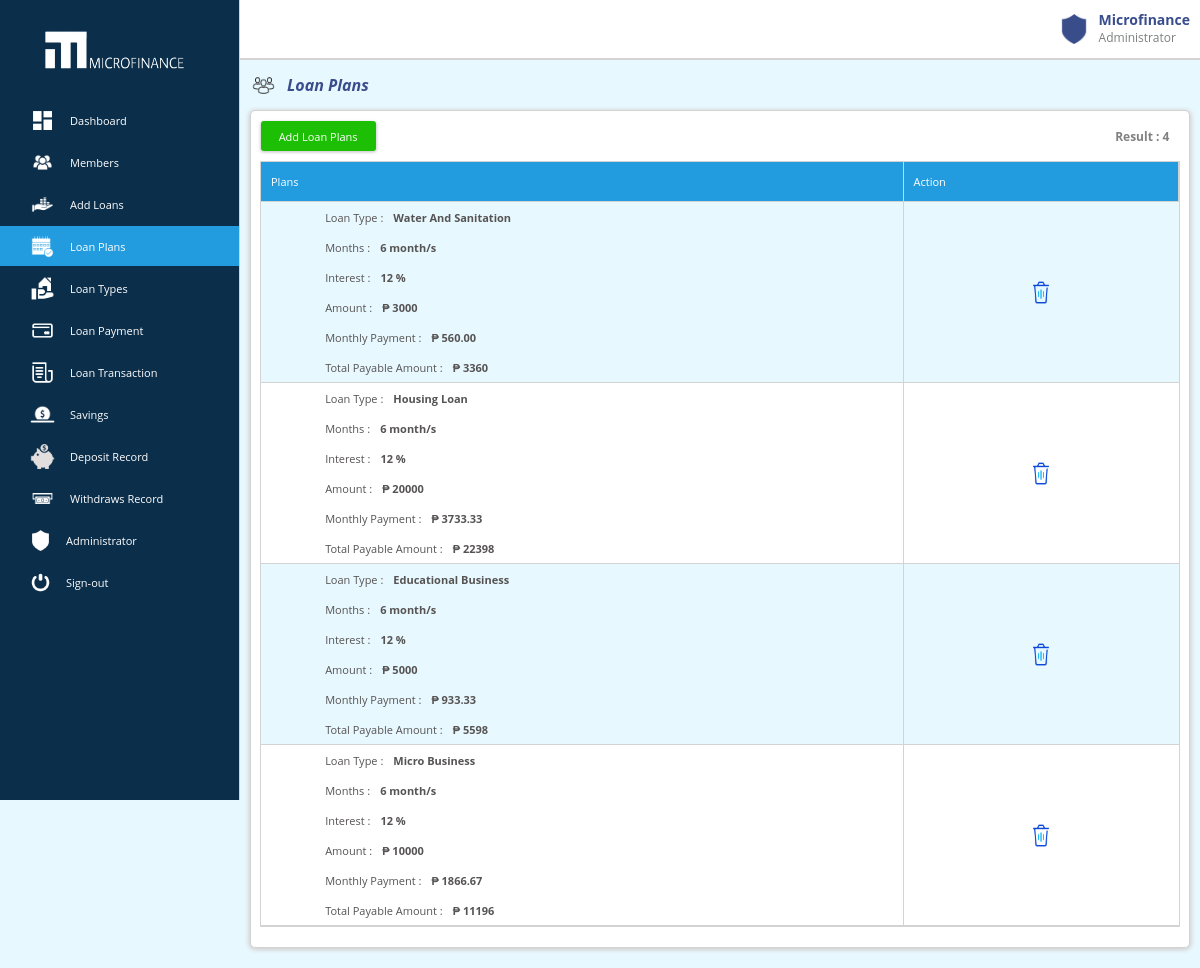
/loan_plans.php (signed in), run on the app's committed database.
### tables this page shows
CREATE TABLE `loanplans` (
  `loanplansid` int(255) NOT NULL,
  `planid` varchar(255) NOT NULL,
  `loantype` varchar(255) NOT NULL,
  `monthlypayment` varchar(255) NOT NULL,
  `totalpayment` varchar(255) NOT NULL,
  `months` varchar(255) NOT NULL,
  `amount` varchar(255) NOT NULL,
  `interest` varchar(255) NOT NULL
);

### loan_plans.php (the view, shortened to what this page needs)
<?php
        $conn = connection();
        $sql = "SELECT * FROM loanplans order by loanplansid desc";
        $result = $conn->query($sql) or die ($conn->error);
        $row = $result->fetch_assoc();
 ?>
<!DOCTYPE html>
<html>
<head>
	<link rel="stylesheet" type="text/css" href="asset/css/style.css">
</head>
<body>
	<div class="leftdiv" id="leftdiv">
		<div class="logo">
			<img id="menuimg" src="asset/icons/microfinance.PNG" width="65%" height="100%">
		</div>
		<div class="btn" id="btn">
			<a href="dashboard.php">
					<img id="menuimg" src="asset/icons/4136060.PNG" width="25" height="25">
					<label>Dashboard</label>
			</a>
			<a href="members.php" style="display :<?php echo $_SESSION['loanofficer'];?>;">
					<img id="menuimg" src="asset/icons/1989232.PNG" width="25" height="25">
					<label>Members</label>
			</a>
			<a href="loans.php">
					<img id="menuimg" src="asset/icons/2043684.PNG" width="25" height="25">
					<label>Add Loans</label>
			</a>
			<a href="loan_types.php" style="background-color: #239cdf;">
					<img id="menuimg" src="asset/icons/4779371.PNG" width="25" height="25">
					<label>Loan Plans</label>
			</a>
			<a href="loan_types.php" >
					<img id="menuimg" src="asset/icons/4556485.PNG" width="25" height="25">
					<label>Loan Types</label>
			</a>
			<a href="loan_payment.php">
					<img id="menuimg" src="asset/icons/4836525.PNG" width="25" height="25">
					<label>Loan Payment</label>
			</a>
			<a href="loan_transaction.php">
					<img id="menuimg" src="asset/icons/4836503.PNG" width="25" height="25">
					<label>Loan Transaction</label>
			</a>
			<a href="savings.php" style="display :<?php echo $_SESSION['loanofficer'];?>;">
					<img id="menuimg" src="asset/icons/7634045.PNG" width="25" height="25">
					<label>Savings</label>
			</a>
			<a href="deposit_record.php" style="display :<?php echo $_SESSION['loanofficer'];?>;">
					<img id="menuimg" src="asset/icons/4641433.PNG" width="25" height="25">
					<label>Deposit Record</label>
			</a>
			<a href="withdraw_record.php" style="display :<?php echo $_SESSION['loanofficer'];?>;">
					<img id="menuimg" src="asset/icons/4265284.PNG" width="25" height="25">
					<label>Withdraws Record</label>
			</a>
			<a href="administrator.php" style="display :<?php echo $_SESSION['loanofficer'];?>;">
					<img id="menuimg" src="asset/icons/4641420.PNG" width="21" height="21">
					<label>Administrator</label>
			</a>
			<a id="dashboardlogout2">
					<img id="menuimg" src="asset/icons/2010497.PNG" width="21" height="21">
					<label>Sign-out</label>
			</a>
		</div>
	</div>
	<div class="rightdiv" id="rightdiv">
		<div class="header">
			<div class="admin">
				<div class="adminimg">
					<img id="imgadmin" src="asset/icons/4641420.PNG" width="30" height="30">
				</div>
				<div class="myadminlabel">
				<div class="myadmin">
					<label id="adminname">
						<?php echo $_SESSION["lname"];?> <?php echo $_SESSION["fname"];?>
					</label>
				</div>
				<div class="myadmin">
					<label id="adminlabel1"><?php echo $_SESSION["position"];?> </label>
				</div>
				</div>
			</div>
		</div>
		<div class="header1">
			<img id="menuimg" src="asset/icons/985040.PNG" width="27" height="27">
			<label>Loan Plans</label>
		</div>
		<div class="tablebody">
		<div class="search-add">
			<button id="add">Add Loan Plans</button>
			<?php
						$host =  "localhost";
				        $username ="root";
				        $password ="";
				        $db = "microfinance1";
				        $conn =  new mysqli($host, $username, $password, $db);
							$members = "SELECT * FROM loanplans";
							$members_run = mysqli_query($conn, $members);
							if($total = mysqli_num_rows($members_run))
							{
								echo '<label id="label11">Result : '.$total.'</label>';
							}else{
								echo '<label id="label11">Result : 0</label>';
							}
					?>
		</div>
		<div class="tablebody1" id="tablebody11">
		<div class="table">
			<div class="tableheader">
				<div class="tablename" id="tablename" style="width: 70%;" >
					<label>Plans</label >
				</div>
				<div class="tablename" id="tablename" style="width: 30%;" >
					<label>Action</label >
				</div>
			</div>
			 <?php do{ ?>
			<div class="list">
					<div class="tablename" id="tablename" style="width: 70%;">
						<div class="tablelist">
							<label id="label1">Loan Type :</label ><label id="label2"><?php echo $row['loantype']; ?></label>
						</div>
						<div class="tablelist">
							<label id="label1">Months :</label ><label id="label2" style="text-transform: none;"><?php echo $row['months']; ?> month/s</label>
						</div>
						<div class="tablelist">
							<label id="label1">Interest :</label ><label id="label2"><?php echo $row['interest'];?> %</label>
						</div>
						<div class="tablelist">
							<label id="label1">Amount :</label ><label id="label2">₱ <?php echo $row['amount']; ?></label>
						</div>
						<div class="tablelist">
							<label id="label1">Monthly Payment :</label ><label id="label2">₱ <?php echo $row['monthlypayment']; ?></label>
						</div>
						<div class="tablelist">
							<label id="label1">Total Payable Amount :</label ><label id="label2">₱ <?php echo $row['totalpayment']; ?></label>
						</div>
					</div>
					<div class="tablename" id="tablename" style="width: 30%; margin: auto; border-right: none;">
						<form>
           					<a  href=" ?loanplansid=<?php echo $row['loanplansid'];?>" name="delete"><img src="asset/icons/7247454.PNG" width="30" height="25"></a>
           				</form>
					</div>
			</div>
			<?php }while ($row = $result->fetch_assoc()) ?>
		</div>
		</div>
	</div>
	</div>
</body>
</html>

### asset/css/style.css (style rules this page uses)
* { margin: 0; padding: 0; box-sizing: border-box; color: #565353; font-size: 11px; font-family: 'Open Sans', sans-serif; }
html { border: 5px dashed back; width: 100%; scroll-behavior: smooth; display: flex; background-color: #e8f8ff; }
body { display: flex; width: 100%; }
.leftdiv { width: 20%; height: 100vh; border-right: 1px solid lightgray; display: flex; flex-direction: column; background-color: #0b2e4a; position: fixed; }
.rightdiv { width: 80%; height: 100%; display: flex; flex-direction: column; background-color: #f4f4f4; margin: auto; margin-right: 0; background-color: #e8f8ff; }
.leftdiv .logo { width: 100%; height: 100px; display: flex; }
.leftdiv .logo img { margin: auto; }
.leftdiv .btn { width: 100%; height: auto; display: flex; flex-direction: column; gap: 2px; }
.leftdiv .btn a { width: 100%; height: 40px; display: flex; text-decoration: none; cursor: pointer; }
.leftdiv .btn a img { margin: auto; margin-left: 30px; margin-right: 0; cursor: pointer; filter: invert(100%) hue-rotate(190deg); }
.leftdiv .btn a label { margin: auto; margin-left: 15px; margin-right: 0; cursor: pointer; color: white; }
.rightdiv .header { width: 100%; height: 60px; display: flex; border-bottom: 2px solid lightgray; background-color: white; }
.rightdiv .header img { display: none; filter: invert(32%) sepia(29%) saturate(1055%) hue-rotate(188deg) brightness(87%) contrast(96%); }
.rightdiv .header1 { display: flex; width: 100%; height: 50px; }
.rightdiv .header1 img, .rightdiv .header1 label { margin: auto; margin-left: 10px; margin-right: 0; display: flex; font-size: 16px; font-weight: bold; font-style: italic; color: #394d8d; }
.search-add { display: flex; width: 100%; height: 50px; }
.search-add button, .search-add a { width: 115px; height: 30px; margin: auto; margin-left: 10px; cursor: pointer; border: none; border-radius: 3px; background-color: #1dbf04; color: white; box-shadow: -1px 1px 3px lightgrey, 1px 1px 3px lightgrey; }
.tablebody { width: 98%; height:auto; background-color: white; margin: auto; margin-top: 0; border: 1px solid lightgray; box-shadow: -1px 1px 5px lightgrey, 1px 1px 5px lightgrey; border-radius: 5px; margin-bottom: 20px; overflow: hidden; }
.tablebody1 { width: 98%; margin: auto; height: auto; margin-bottom: 20px; border: 1px solid lightgray; }
.table { width: 100%; height: auto; display: flex; margin: auto; flex-direction: column; background-color: white; }
.tableheader { background-color:#239cdf; position: sticky; top: 0; }
.tableheader, .list a, .tableheader, .list { width: 100%; height: 40px; display: flex; border-bottom: 1px solid lightgray; text-decoration: none; }
.list:nth-of-type(even) { background-color: #e8f8ff; }
.tableheader .tablename, .list a .tablename, .list .tablename { width: 100%; height: 100%; display: flex; border-right: 1px solid lightgray; }
.tableheader .tablename label { color: white; }
.tableheader .tablename label, .list a .tablename label, .list .tablename label { margin: auto; margin-left: 10px; text-transform: capitalize; }
.admin { width:auto; height: 100%; display: flex; flex-direction: row; margin: auto; margin-right: 0; margin-right: 10px; }
.admin .adminimg { width: 40px; height: 100%; display: flex; }
.admin .adminimg #imgadmin { margin: auto; display: flex; }
.myadminlabel { width: auto; height: 100%; display: flex; flex-direction: column; margin: auto; margin-right: 0; }
.myadmin { display: flex; height: 50%; width: 100%; }
.admin .myadmin #adminlabel1 { color: #7d7f81; margin: auto; font-size: 12px; margin-left: 5px; margin-top: 0px; }
.admin #adminname { margin: auto; font-size: 14px; font-weight: bold; margin-left: 5px; margin-bottom: 0; color: #394d8d; }

### data on the page
loanplans: loantype "Water And Sanitation", months "6", interest "12", amount "3000", monthlypayment "560.00", totalpayment "3360"
loanplans: loantype "Housing Loan", months "6", interest "12", amount "20000", monthlypayment "3733.33", totalpayment "22398"
loanplans: loantype "Educational Business", months "6", interest "12", amount "5000", monthlypayment "933.33", totalpayment "5598"
loanplans: loantype "Micro Business", months "6", interest "12", amount "10000", monthlypayment "1866.67", totalpayment "11196"

### other printed values
$_SESSION["lname"] "Microfinance"
$_SESSION["position"] "Administrator"
$total "4"
